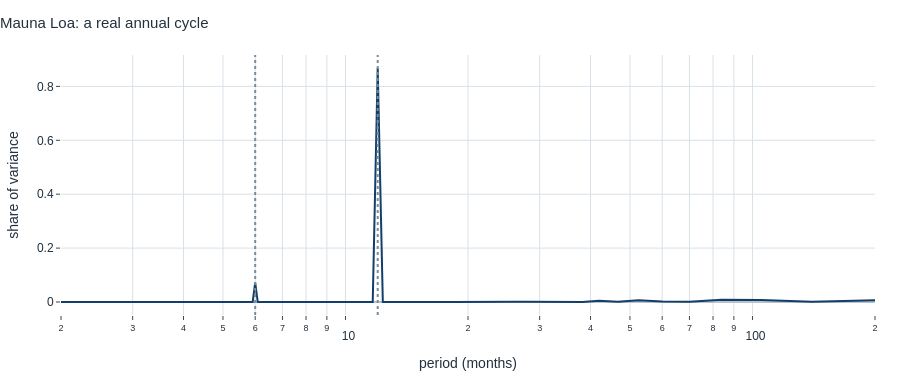
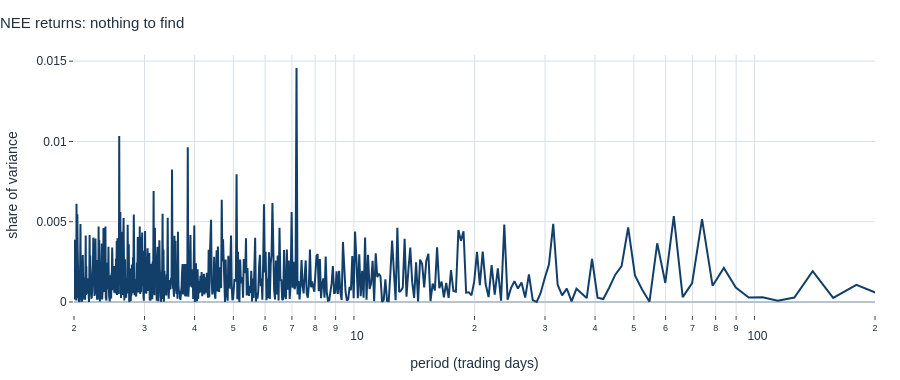

Notebook code for these charts, in order:
### Markdown cell above
Do not compare the height of the tallest peak across these three. Two things
matter, and you need both.

**Concentration.** The CO₂ series puts 97.8% of its variance in ten frequency
bins; the return series manages 8.2%. That gap is what "no exploitable pattern"
looks like in the frequency domain.

**But concentration alone is not enough** — and the middle row proves it. The
forward-filled series is also highly concentrated (89.2% in ten bins), yet it
has no structure worth modelling. Its variance piles up at periods of 105 and
210 months, which are simply the length of the sample and half of it. That is
the trend, not a cycle.

So the test is concentration **at a period you can name a mechanism for**. Twelve
months on an atmospheric series passes. One hundred and five months on anything
is the spectrum telling you it found the trend you failed to remove.

### Code cell
f, p = specs["Mauna Loa CO₂ (monthly)"]
E.plot_periodogram(f, p, title="Mauna Loa: a real annual cycle",
                   xlab="period (months)", mark=(12, 6), xmax=200).show()

f, p = specs["NEE log returns (daily)"]
E.plot_periodogram(f, p, title="NEE returns: nothing to find",
                   xlab="period (trading days)", xmax=200).show()

### Figure 1 — Plotly figure (JSON) as saved in the notebook; plotly's stock layout.template omitted (floating-point values rounded to 4 significant figures; data arrays with more than 128 entries replaced by an {"elided": "..."} marker saying what was removed)
{"data": [{"mode": "lines", "name": "share of variance", "type": "scatter", "x": {"elided": "210 float values"}, "y": {"elided": "210 float values"}}], "layout": {"annotations": [{"showarrow": false, "text": "12", "x": 12, "xanchor": "center", "xref": "x", "y": 1, "yanchor": "bottom", "yref": "y domain"}, {"showarrow": false, "text": "6", "x": 6, "xanchor": "center", "xref": "x", "y": 1, "yanchor": "bottom", "yref": "y domain"}], "height": 380, "hovermode": "closest", "shapes": [{"line": {"color": "#7A8B99", "dash": "dot"}, "type": "line", "x0": 12, "x1": 12, "xref": "x", "y0": 0, "y1": 1, "yref": "y domain"}, {"line": {"color": "#7A8B99", "dash": "dot"}, "type": "line", "x0": 6, "x1": 6, "xref": "x", "y0": 0, "y1": 1, "yref": "y domain"}], "title": {"text": "Mauna Loa: a real annual cycle"}, "xaxis": {"range": [0.301, 2.301], "title": {"text": "period (months)"}, "type": "log"}, "yaxis": {"title": {"text": "share of variance"}}}}

### Figure 2 — Plotly figure (JSON) as saved in the notebook; plotly's stock layout.template omitted (floating-point values rounded to 4 significant figures; data arrays with more than 128 entries replaced by an {"elided": "..."} marker saying what was removed)
{"data": [{"mode": "lines", "name": "share of variance", "type": "scatter", "x": {"elided": "629 float values"}, "y": {"elided": "629 float values"}}], "layout": {"height": 380, "hovermode": "closest", "title": {"text": "NEE returns: nothing to find"}, "xaxis": {"range": [0.301, 2.301], "title": {"text": "period (trading days)"}, "type": "log"}, "yaxis": {"title": {"text": "share of variance"}}}}
